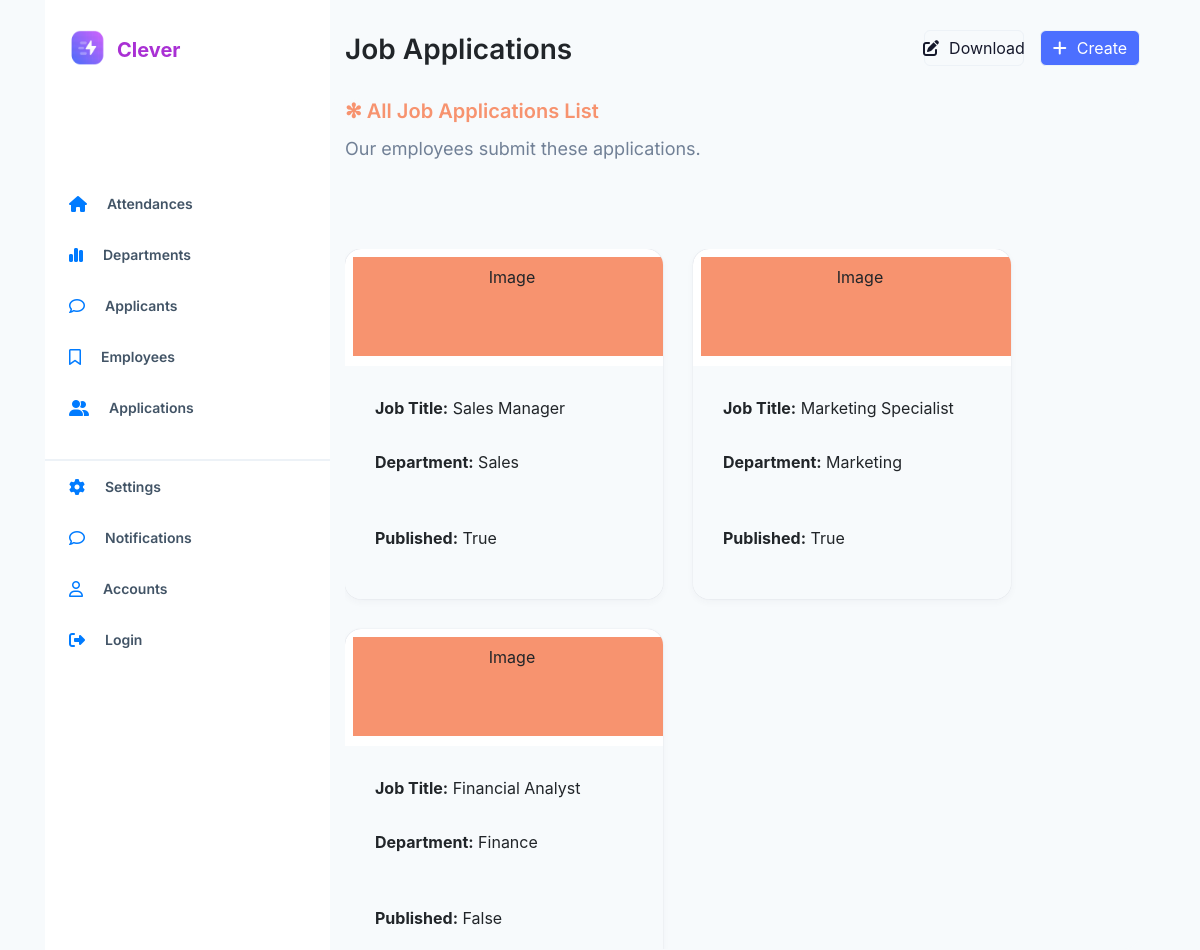
The app's page /job_applications/, older data.
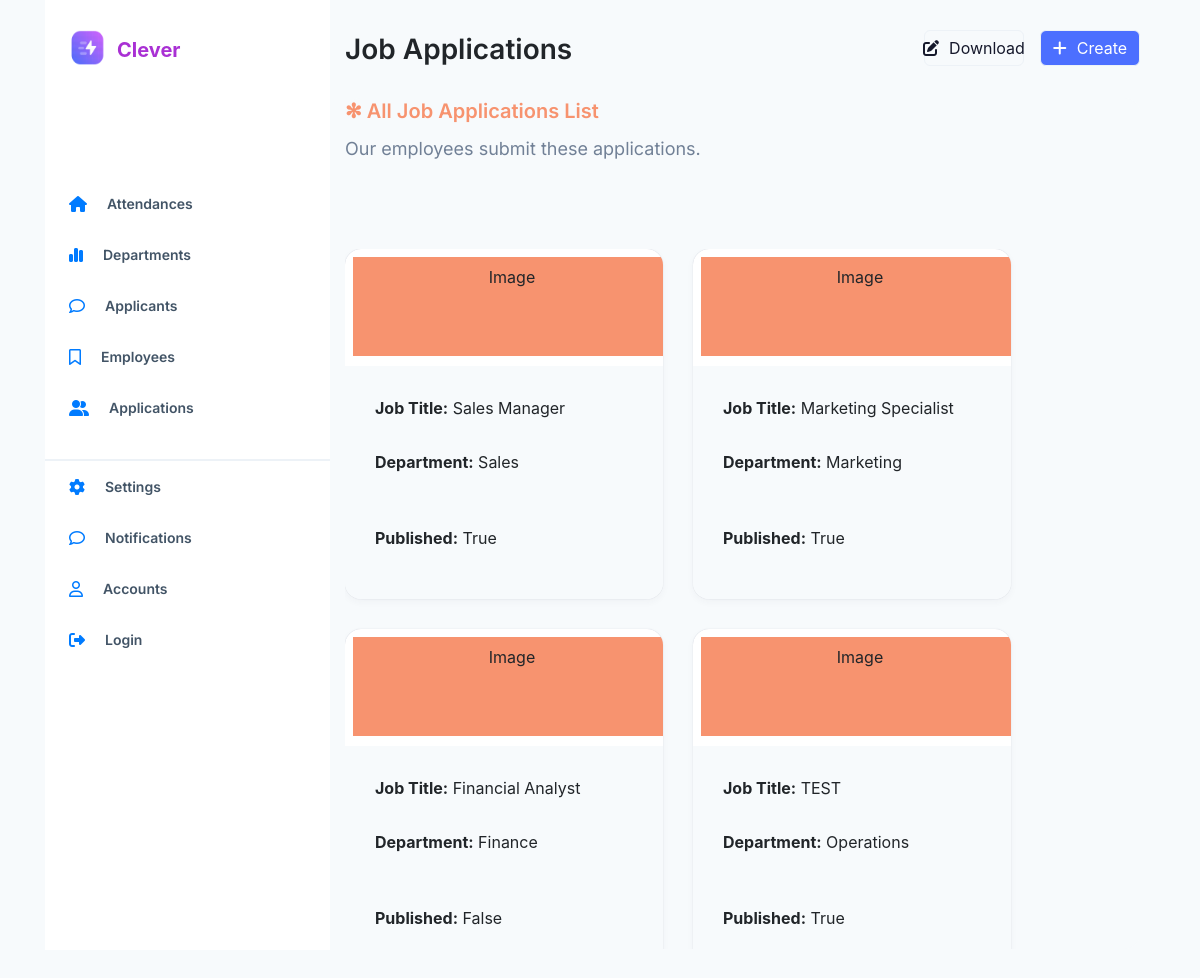
The same page, newer data.
### employee_app/models.py (models this page shows, shortened)
class Job_Application(models.Model):
    job_title = models.TextField()
    job_description = models.TextField()
    is_published = models.BooleanField()
    department = models.ForeignKey(Department, on_delete=models.PROTECT)

class Department(models.Model):
    name = models.TextField(unique=True)
    def __str__(self):
        return self.name

### employee_app/views.py (the view)
# urls.py: path('job_applications/', views.JobAapplicationsList.as_view(), name='job_applications'),
class JobAapplicationsList(ListView):
    model = Job_Application
    context_object_name = 'job_applications'

### employee_app/templates/employee_app/job_application_list.html (shortened to what this page needs)
{% extends 'base.html' %}
{% block title %}
Job Applications
{% endblock title %}
{% block content %}
<div class="center">
	<div class="tables">
		<div class="heading-section position-absolute">
			<div class="title">
				✻ All Job Applications List
			</div>
			<div class="text">
				Our employees submit these applications.
			</div>
		</div>
		<div class="app-row">
			{% for job_application in job_applications %}
			<div class="card-image">
				<div class="image text-center">Image</div>
				<div class="contents position-relative">
					<div class="app-heading position-absolute">
						<div class="xx"><strong>Job Title:</strong> {{ job_application.job_title }}</div>
						<div class="yy"><strong>Department:</strong> {{ job_application.department }}</div>
					</div>
					<div class="other position-absolute"><strong>Published:</strong> {{ job_application.is_published }}</div>
				</div>
			</div>
			{% endfor %}
		</div>
	</div>
</div>
{% endblock content %}

### employee_app/templates/base.html (shortened to what this page needs)
{% load static %}
<!doctype html>
<html lang="en">
  <head>
    <link rel="stylesheet" href="https://stackpath.bootstrapcdn.com/bootstrap/4.3.1/css/bootstrap.min.css">
    <link rel="stylesheet" href="https://use.fontawesome.com/releases/v5.8.1/css/all.css" >
    <link rel="stylesheet" href="https://cdnjs.cloudflare.com/ajax/libs/font-awesome/6.2.0/css/all.css"></link>
    <link rel="stylesheet" href="{% static 'employee_app/main.css' %}">
</head>
  <body>
      <div class="container container-fluid position-relative">
        <div class="row" >
          <div class="col-xs-4 col-sm-5 col-md-4 col-lg-3">
            <div class="verticle-navbar">
              <div class="logo-grid">
                <a href="{% url 'home'%}">
                  <div class="logo d-flex">
                    <img src="{% static 'logo.png' %}" alt="Logo" width="30" height="30">
                    <span>Clever</span>
                  </div>
                </a>
              </div>
              <div class="navbar-list ">
                <div class="nav-item-grid">
                  <a href="{% url 'attendances' %}">
                    <div class="content">
                      <div class="icon-text">
                        <i class="fa-solid fa-house"></i>
                        <span>Attendances</span>
                      </div>
                  </div></a>
                </div>
                <div class="nav-item-grid">
                  <a href="{% url 'departments'%}">
                    <div class="content">
                      <div class="icon-text">
                        <i class="fa-solid fa-chart-simple"></i>
                        <span>Departments</span>
                      </div>
                    </div>
                  </a>
                </div>
                <div class="nav-item-grid">
                  <a href="{% url 'employee_applicants'%}">
                    <div class="content">
                      <div class="icon-text">
                        <i class="fa-regular fa-comment"></i>
                        <span>Applicants</span>
                      </div>
                  </div></a>
                </div>
                <div class="nav-item-grid">
                  <a href="{% url 'employees'%}">
                    <div class="content">
                      <div class="icon-text">
                        <i class="fa-regular fa-bookmark"></i>
                        <span>Employees</span>
                      </div>
                    </div>
                  </a>
                </div>
                <div class="nav-item-grid">
                  <a href="{% url 'job_applications' %}">
                    <div class="content">
                      <div class="icon-text">
                        <i class="fa-solid fa-user-group"></i>
                        <span>Applications</span>
                      </div>
                    </div>
                  </a>
                </div>
                <div class="vr"></div>
                <div class="nav-item-grid">
                  <a href="{% url 'settings'%}">
                    <div class="content">
                      <div class="icon-text">
                        <i class="fa-solid fa-gear"></i>
                        <span>Settings</span>
                      </div>
                    </div>
                  </a>
                </div>
                <div class="nav-item-grid">
                  <a href="{% url 'notifications'%}">
                    <div class="content d-flex">
                      <div class="icon-text">
                        <i class="fa-regular fa-comment"></i>
                        <span>Notifications</span>
                      </div>
                    </div>
                  </a>
                </div>
                <div class="nav-item-grid">
                  <a href="#">
                    <div class="content d-flex">
                      <div class="icon-text">
                        <i class="fa-regular fa-user"></i>
                        <span>Accounts</span>
                      </div>
                    </div>
                  </a>
                </div>
                <div class="nav-item-grid">
                  {%if request.user.is_authenticated %}
                  <a href="{% url 'logout'%}">
                    <div class="content">
                      <div class="icon-text">
                        <i class="fa-solid fa-right-from-bracket"></i>
                        <span>Logout</span>
                      </div>
                  </div></a>
                  {% else %}
                  <a href="{% url 'login'%}">
                    <div class="content">
                      <div class="icon-text">
                        <i class="fa-solid fa-right-from-bracket"></i>
                        <span>Login</span>
                      </div>
                  </div></a>
                  {% endif %}
                </div>
              </div>
            </div>
          </div>
          <div class="col-xs-8 col-sm-7 col-md-8 col-lg-9 con-grid" >
            <div class="test-topbar">
              <div class="container">
                <div class="row">
                 <div class="d-flex">
                  <div class="col order-last d-flex mr-auto">
                    <button class="download">
                      <i class="fa-solid fa-pen-to-square"></i>
                      <span>Download</span>
                    </button>
                    <button class="create">
                      <i class="fa-solid fa-plus"></i>
                      <span>Create</span>
                    </button>
                  </div>
                 </div>
                  <div class="col order-first">
                    <div class="grid-title">
                      {% block title %}
                      {% endblock title %}
                    </div>
                  </div>
                </div>
              </div>
            </div>
            <div class="main">
              <div class="container">
                <div class="row">
                    <div class="col">
                     {% block content %}
                     {% endblock content %}
                    </div>
                  </div>
              </div>
            </div>
          </div>
          </div>
        </div>
  </body>
</html>

### employee_app/static/employee_app/main.css (style rules this page uses)
* body { background-color: #F7FAFC; height: 800%; }
.container { height: 100%; position: relative; }
.main { display: flex; flex-direction: column; align-items: flex-start; padding-top: 30px; gap: 30px; width: 100%; height: 851px; }
.verticle-navbar { position:absolute; Width:100%; Height:950px; background-color: white; display: flex; flex-direction: column; text-align: center; }
.logo-grid { width: 136.2px; height: 36px; margin-left: 24px; margin-top: 30px; }
.nav-item-grid { display: flex; flex-direction: row; align-items: center; padding: 0; width: 100%; height: 51px; border: 2px solid #FFFFFF; background-color: white; }
.navbar-list { margin-top:112px; }
.nav-item-grid .content { display: flex; flex-direction: row; align-items: center; padding: 16px 22px; gap: 10px; width: 50%; height: 51px; }
.icon-text { display: flex; flex-direction: row; align-items: center; padding: 0px; gap: 20px; width: 100%; height: 17px; }
.icon-text span { font-family: 'Inter'; font-style: normal; font-weight: 600; font-size: 14px; line-height: 17px; width: 126px; height: 17px; color: #425466; }
.vr { width:100%; border: 1px solid #EDF2F7; margin-top:26px; }
.logo { width: 136.2px; height: 36px; gap:20px; display: flex; position: relative; }
.logo img { width: 36px; height: 36px; position: absolute; margin-left: 0%; margin-right: 73.57%; margin-top: 0%; margin-bottom: 0%; }
.logo span { color: #a930d4; font-size: 20px; font-weight: bold; position: absolute; MARGIN-left: 35.24%; margin-right: 17.3%; margin-bottom: 25%; margin-top: 5px; }
.tables { display: flex; flex-direction: column; align-items: flex-start; position: relative; padding: 0px; gap: 30px; width: 100%; height: 100%; background: #F7FAFC; border-radius: 16px; }
.heading-section { position: absolute; width: 100%; height: 67px; flex: none; align-self: stretch; flex-grow: 0; }
.heading-section .title { position: absolute; height: 27px; left: 0px; right: 0px; top: 0px; font-family: 'Inter'; font-style: normal; font-weight: 600; font-size: 20px; line-height: 136.52%; color: #F7936F; }
.heading-section .text { position: absolute; margin-top: 36px; font-family: 'Inter'; font-style: normal; font-weight: 400; font-size: 18px; line-height: 30px; color: #718096; }
.app-row { display: flex; flex-direction: row; align-items: flex-start; padding: 0px; gap: 30px; margin-top: 151px; width: 100%; height: 700px; flex: none; order: 2; flex-grow: 0; flex-wrap: wrap; overflow-y: scroll; }
.card-image { display: flex; flex-direction: column; align-items: flex-start; padding: 0px; gap: 10px; width: 40%; height: 350px; background: #FFFFFF; box-shadow: 0px 0px 1px rgba(12, 26, 75, 0.24), 0px 3px 8px -1px rgba(50, 50, 71, 0.05); border-radius: 16px; overflow: hidden; }
.card-image .image { padding: 8px 8px 0px; width: 100%; height: 30%; margin-left: 8px; margin-top: 8px; background-color: #F7936F; }
.card-image .contents { display: flex; flex-direction: column; align-items: flex-start; padding: 30px; gap: 30px; height: 70%; position: relative; background: #F7FAFC; }
.card-image .contents .app-heading { display: flex; flex-direction: column; align-items: flex-start; padding: 0px; gap: 30px; width: 100%; height: 51px; }
.other { margin-top: 130px ; }
.card-image .other { width: 100%; height: 31px; }
.grid-title { width:50%; font-family: 'Inter'; font-style: normal; font-weight: 600; font-size: 28px; line-height: 136.02%; }
.order-last { gap:16px; }
.order-last button { width: 100px; height: 36px; }
.download { display: flex; flex-direction: row; align-items: center; justify-content: center; padding: 12px 20px; gap: 10px; height: 36px; border-radius: 6px; border: 1px solid #EDF2F7; color: #16192C; background-color:#F7FAFC; }
.create { display: flex; flex-direction: row; align-items: center; justify-content: center; padding: 12px 20px; gap: 10px; height: 36px; background: #4C6FFF; border-radius: 6px; color:#FFFFFF; border: 1px solid #EDF2F7; }
.test-topbar { margin-top: 30px; }
.card-image .contents { width: 100%; }

Row changes from the older to the newer data that the page shows:
added Job_Application: job_title "TEST", department "Operations", is_published "True"
